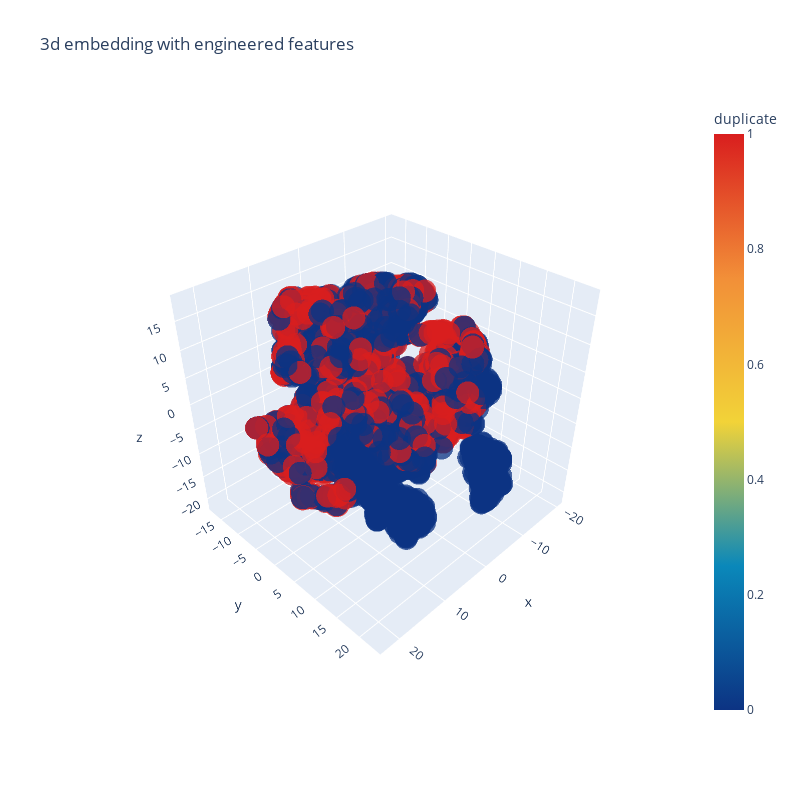

Notebook cell for this chart:
### Code cell
trace1 = go.Scatter3d(
    x=tsne3d[:,0],
    y=tsne3d[:,1],
    z=tsne3d[:,2],
    mode='markers',
    marker=dict(
        sizemode='diameter',
        color = y,
        colorscale = 'Portland',
        colorbar = dict(title = 'duplicate'),
        line=dict(color='rgb(255, 255, 255)'),
        opacity=0.75
    )
)

data=[trace1]
layout=dict(height=800, width=800, title='3d embedding with engineered features')
fig=dict(data=data, layout=layout)
py.iplot(fig, filename='3DBubble')

### Figure 1 — Plotly figure (JSON) as saved in the notebook; plotly's stock layout.template omitted (floating-point values rounded to 4 significant figures; data arrays with more than 128 entries replaced by an {"elided": "..."} marker saying what was removed)
{"data": [{"marker": {"color": {"elided": "5000 int values"}, "colorbar": {"title": {"text": "duplicate"}}, "colorscale": [[0, "rgb(12,51,131)"], [0.25, "rgb(10,136,186)"], [0.5, "rgb(242,211,56)"], [0.75, "rgb(242,143,56)"], [1, "rgb(217,30,30)"]], "line": {"color": "rgb(255, 255, 255)"}, "opacity": 0.75, "sizemode": "diameter"}, "mode": "markers", "type": "scatter3d", "x": {"elided": "5000 float values"}, "y": {"elided": "5000 float values"}, "z": {"elided": "5000 float values"}}], "layout": {"height": 800, "title": {"text": "3d embedding with engineered features"}, "width": 800, "scene": {"aspectratio": {"x": 1.047, "y": 0.9893, "z": 0.9653}, "aspectmode": "auto", "camera": {"up": {"x": 0, "y": 0, "z": 1}, "center": {"x": 0, "y": 0, "z": 0}, "eye": {"x": 1.609, "y": 1.609, "z": 1.609}, "projection": {"type": "perspective"}}}}}
